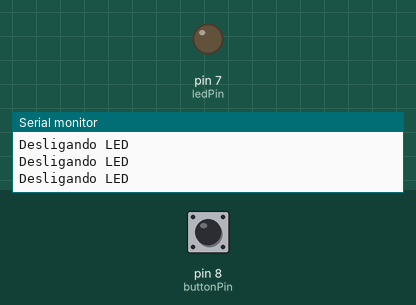
Simulated run of this sketch. Board: Arduino Uno, built with avr-gcc and run on an emulated ATmega328P. Shown: output pins drawn as LEDs (lit = HIGH), the last lines printed to the serial monitor. Dashed ring = blinking. Inputs (shaded band) come from the test bench; at power-on: pin 8 (buttonPin) LOW.

Above: at 1.3 s.
1.4 s: pin 8 (buttonPin) pulled HIGH for 1 s
At 1.65 s:
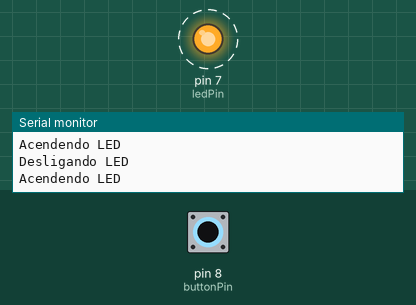
4.4 s: pin 8 (buttonPin) pulled HIGH for 3.2 s
At 8.7 s:
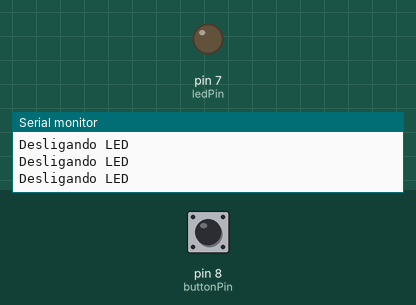
Timing chart, 0 to 10.2 s (numbered marks = the images above; inputs shaded):
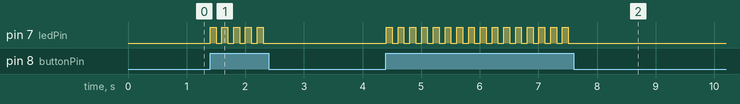

Measured:
- after the input at 1.4 s, pin 7 (ledPin): alternates HIGH for 0.10 s and LOW for 0.10 s, 10 changes in all, then stays LOW, starting at once
- after the input at 4.4 s, pin 7 (ledPin): alternates HIGH for 0.10 s and LOW for 0.10 s, 32 changes in all, then stays LOW, starting at once

The sketch:

003_push_button_led.ino
```cpp
#define buttonPin 8
#define ledPin 7

bool aceso = false;

void setup()
{
  pinMode(buttonPin, INPUT);
  pinMode(ledPin, OUTPUT);
  Serial.begin(9600);
  delay(100);
}

void loop()
{
  if(digitalRead(buttonPin) == HIGH)
  {
    aceso = !aceso;
  }
  if(aceso)
  {
    digitalWrite(ledPin, HIGH);
    Serial.println("Acendendo LED");
  }
  else
  {
    digitalWrite(ledPin, LOW);
    Serial.println("Desligando LED");
  }
  delay(100);
}
```
